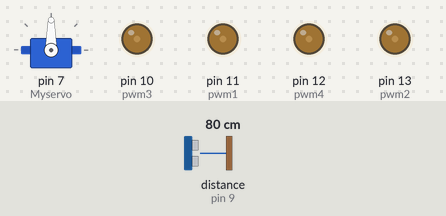
A sketch run on a simulated Arduino Mega 2560, built with avr-gcc and run on an emulated ATmega2560. Shown: servo, output pins drawn as LEDs (lit = HIGH). Wiring (inferred from the names in the program): ultrasonic range finder: trigger pin 8; echo pin 9. The test bench sets the inputs (shaded band); at power-on: distance to the obstacle (sensor on pin 9) 80 cm. The echo pulse lasts 58.3 µs per cm; pins used as bus, display or sensor lines are not drawn; what the sketch prints to the serial monitor is not drawn.

Above: at 1.2 s.
1.3 s: distance to the obstacle (sensor on pin 9) set to 35 cm
3.2 s: distance to the obstacle (sensor on pin 9) set to 29 cm
At 4.8 s:
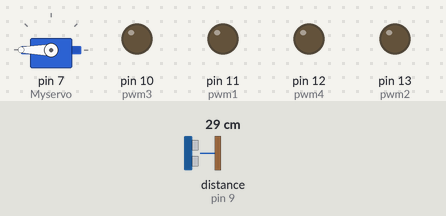
6.2 s: distance to the obstacle (sensor on pin 9) set to 60 cm
At 8.2 s:
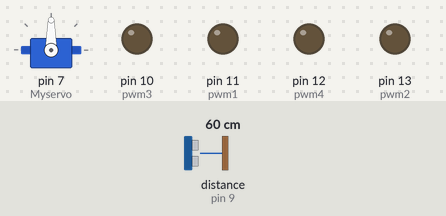
9.2 s: distance to the obstacle (sensor on pin 9) set to 2 cm
At 10.8 s:
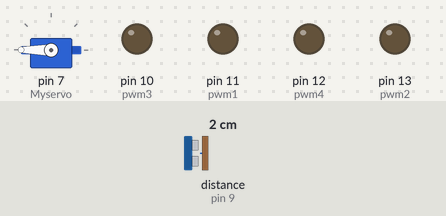
Timing chart, 0 to 13.2 s (numbered marks = the images above; inputs shaded):
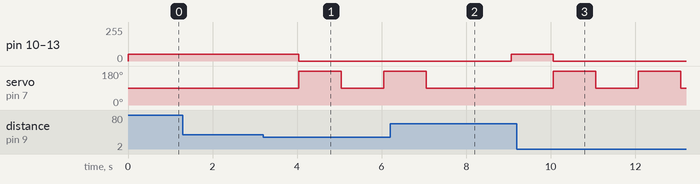

Measured:
- the behaviour switches between 32 and 31 cm on distance to the obstacle (sensor on pin 9) (found by bisection; images 0 and 1)
- after the input at 1.3 s, every drawn part: stays the same
- after the input at 3.2 s, pin 10 (pwm3), pin 11 (pwm1), pin 12 (pwm4), pin 13 (pwm2): 50/255 → 0/255 after 0.84 s; servo on pin 7 (Myservo): 90° → 180° after 0.84 s, → 90° 1.0 s later, → 180° 1.0 s later
- after the input at 6.2 s, pin 10 (pwm3), pin 11 (pwm1), pin 12 (pwm4), pin 13 (pwm2): 0/255 → 50/255 after 2.9 s; servo on pin 7 (Myservo): goes on until 7.1 s, then stays 90°
- after the input at 9.2 s, pin 10 (pwm3), pin 11 (pwm1), pin 12 (pwm4), pin 13 (pwm2): 50/255 → 0/255 after 0.86 s; servo on pin 7 (Myservo): alternates 180° for 1.0 s and 90° for 1.0 s, starting after 0.86 s

The sketch:

path_finder.ino
```cpp
#include<Servo.h>
Servo Myservo;
int pos;
int dir1= 48;
int dir2= 52;
int dir3= 49;
int dir4= 53;
int pwm1= 11;
int pwm2= 13;
int pwm3= 10;
int pwm4= 12;

const int pingPin = 8;
const int echoPin = 9;

bool turn_left;
bool turn_right;
bool forward_move=true;


void setup() {
   Serial.begin(9600);
   Myservo.attach(7);
}

void right(){
 digitalWrite(dir1,LOW);
 digitalWrite(dir2,LOW);
 digitalWrite(dir3,LOW);
 digitalWrite(dir4,LOW);

  }
 void left(){
  digitalWrite(dir1,HIGH);
  digitalWrite(dir2,HIGH);
  digitalWrite(dir3,HIGH);
  digitalWrite(dir4,HIGH);
  }
 void forward(){
  digitalWrite(dir1,LOW);
  digitalWrite(dir2,HIGH);
  digitalWrite(dir3,LOW);
  digitalWrite(dir4,HIGH);

  }
 void backward(){
  digitalWrite(dir1,HIGH);
  digitalWrite(dir2,LOW);
  digitalWrite(dir3,HIGH);
  digitalWrite(dir4,LOW);
  }

  void wait(){
  analogWrite(pwm1,0);
  analogWrite(pwm2,0);
  analogWrite(pwm3,0);
  analogWrite(pwm4,0);
  }
  void velocity(){
  analogWrite(pwm1,50);
  analogWrite(pwm2,50);
  analogWrite(pwm3,50);
  analogWrite(pwm4,50);
}


long microsecondsToCentimeters(long microseconds) {
   return microseconds / 29 / 2;
}
void servo_left()
{
  Myservo.write(180);
}
void servo_forward()
{
  Myservo.write(90);
}
void servo_right()
{
  Myservo.write(0);
}
int ultrasonic()
{
 long duration;
int distance;
   pinMode(pingPin, OUTPUT);
   digitalWrite(pingPin, LOW);
   delayMicroseconds(2);
   digitalWrite(pingPin, HIGH);
   delayMicroseconds(10);
   digitalWrite(pingPin, LOW);
   pinMode(echoPin, INPUT);
   duration = pulseIn(echoPin, HIGH);
   distance = microsecondsToCentimeters(duration);
   Serial.print(distance);
   Serial.print("cm");
   Serial.println();
   return(distance);
}


void loop()
{
   int dist_left,dist_right;
   int idistance=ultrasonic();
   int distance_forward=ultrasonic();
   servo_forward();
   velocity();
   forward();
   if(idistance<=30)
   {
    wait();
    servo_left();
    dist_left=ultrasonic();
    Serial.print(dist_left);
    Serial.print("cm");
    delay(1000);
    servo_right();
    dist_right=ultrasonic();
    Serial.print(dist_right);
    Serial.print("cm");
    servo_forward();
    delay(1000);
   }
   if(dist_left>30)
   {
      left();
      delay(1000);
   }
   else if (dist_right>30)
   {
    right();
    delay(1000);

   }
   else
   {
    wait();
   }


}
```
